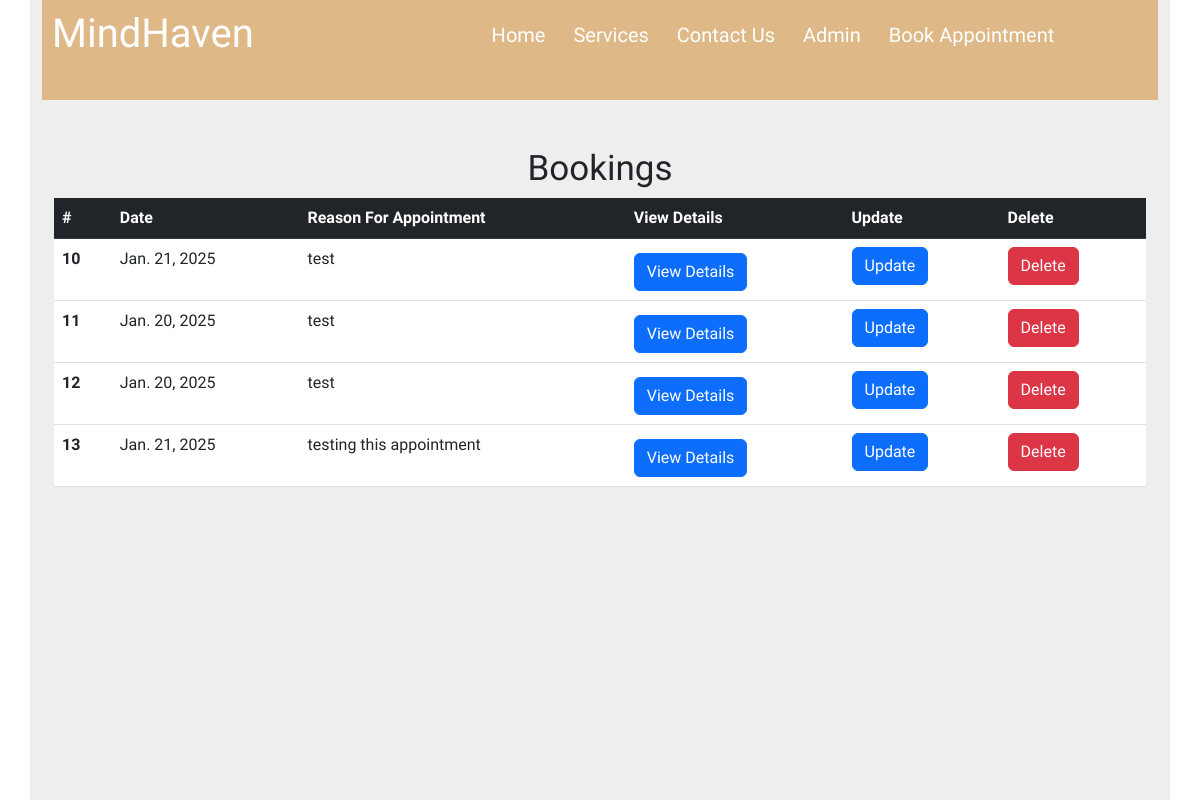
Before: /mindhaven/view-booking.html with the older database file.
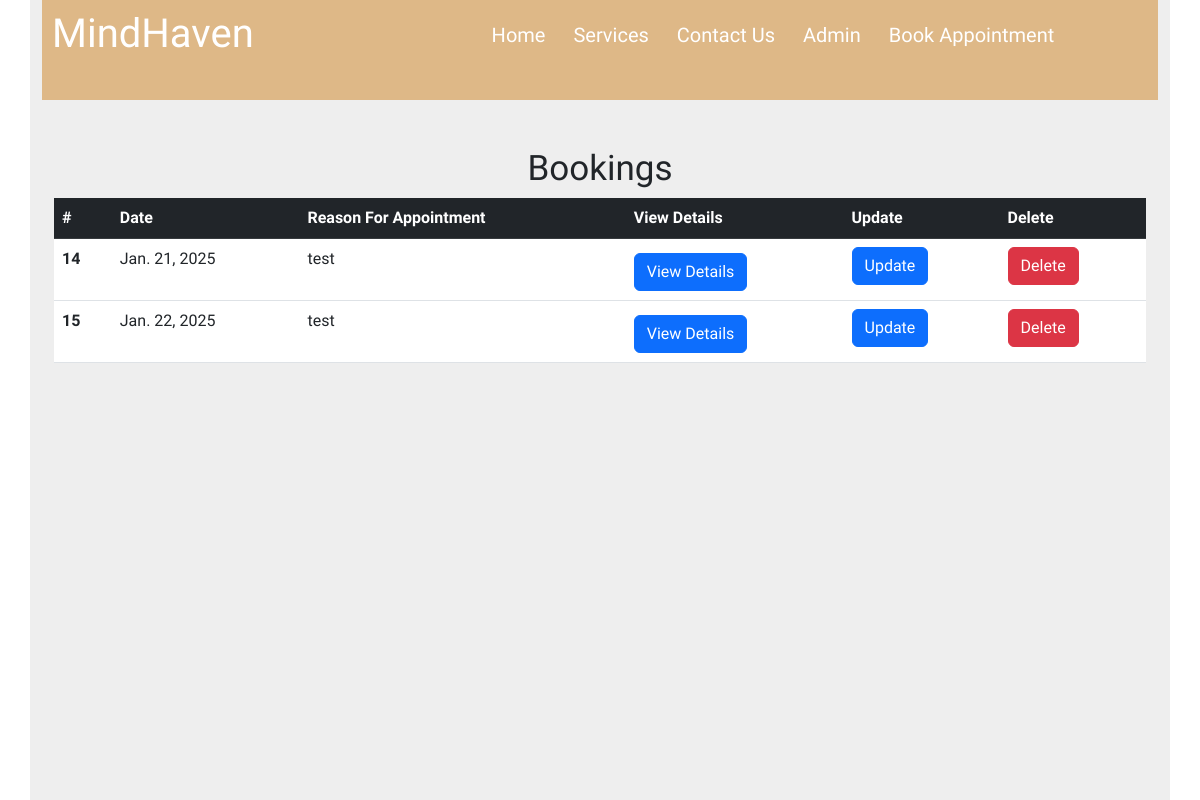
After: the same page with the newer database file.
### mind_haven_web_app/models.py (models this page shows, shortened)
class Booking(models.Model):
    date = models.DateField()
    textarea=models.TextField()

### mind_haven_web_app/views.py (the view)
# urls.py: path('view-booking.html', views.booking_list, name='view-booking'),
def booking_list(request):
     return render(request, "mind_haven_web_app/view-booking.html", {"booking_list" : Booking.objects.all()})

### mind_haven_web_app/templates/mind_haven_web_app/view-booking.html (shortened to what this page needs)
{% extends 'base.html' %}
{% load static %}
{% block css-static-link %}
<link rel="stylesheet" href="{% static 'css/styles.css' %}">
<link rel="stylesheet" href="https://cdn.jsdelivr.net/npm/bootstrap@5.3.0-alpha1/dist/css/bootstrap.min.css">
{% endblock css-static-link %}
{% block container-content %}
<div class="container">
    <div class="content">
        <br><br>
        <h2 style="text-align:center; font-size:35px;">Bookings</h2>
        <table class="table">
            <thead class="table-dark">
              <tr>
                <th scope="col">#</th>
                <th scope="col">Date</th>
                <th scope="col">Reason For Appointment</th>
                <th>View Details</th>
                <th>Update</th>
                <th>Delete</th>
              </tr>
            </thead>
            <tbody>
             {% for booking in booking_list %}
              <tr>
                <th scope="row">{{booking.id}}</th>
                <td>{{booking.date}}</td>
                <td>{{booking.textarea}}</td>
                <td><a href="" style="font-size:30px;"><button class="btn btn-primary">View Details</button></a></td>
                <td><a href=""><button class="btn btn-primary">Update</button></a></td>
                <td>
                    <form action="" method="POST" style="display:inline;">
                    <button class="btn btn-danger" onclick="return confirm('Are you sure you want to delete this meeting?');">Delete</button></td>
              </tr>
              {% endfor %}
            </tbody>
          </table>
    </div>
</div>
{% endblock container-content %}

Changed rows visible on the page:
removed Booking: id "10", date "Jan. 21, 2025", textarea "test"
removed Booking: id "11", date "Jan. 20, 2025", textarea "test"
removed Booking: id "12", date "Jan. 20, 2025", textarea "test"
removed Booking: id "13", date "Jan. 21, 2025", textarea "testing this appointment"
added Booking: id "14", date "Jan. 21, 2025", textarea "test"
added Booking: id "15", date "Jan. 22, 2025", textarea "test"
